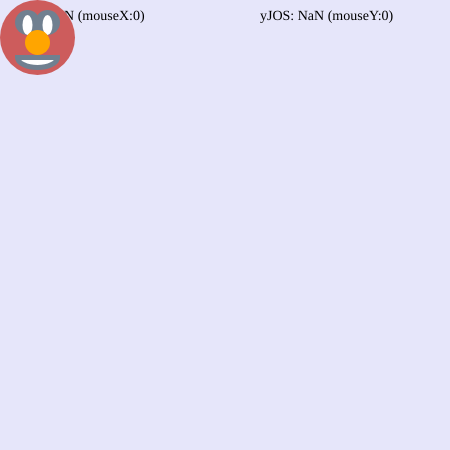
Frame 1 (no input)
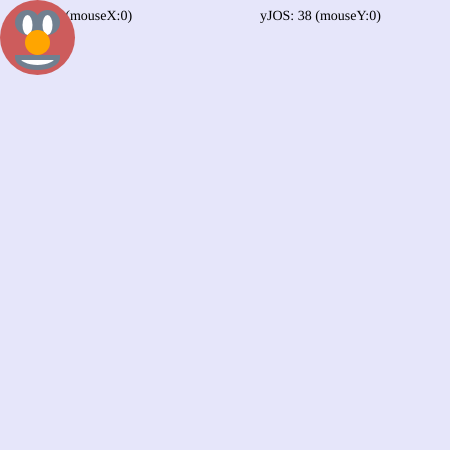
Frame 60 (no input)
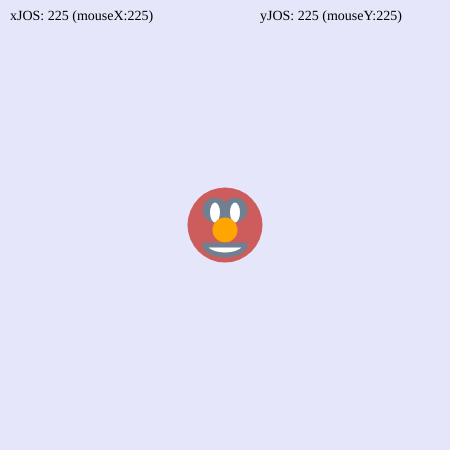
Frame 120 (the mouse pressed at the canvas centre since frame 60)

The p5.js sketch that drew these frames (run headless with seeded random() and noise() and a simulated clock; from frame 60 on, the mouse is pressed at the canvas centre):

// p5.js sketch
// ── sketch.js
let xJOS;
let yJOS;
let rJOS = 150;

function setup() {
  createCanvas(450,450);
  textFont("Verdana");
  textSize(14);
}

function draw() {
  background('lavender');
  fill('black');
  text("xJOS: " + round(xJOS) + " (mouseX:" + round(mouseX) + ")",10,20);
  text("yJOS: " + round(yJOS) + " (mouseY:" + round(mouseY) + ")",260,20);
  
  // Voor 73
//   xJOS = constrain(mouseX, rJOS/2, width-rJOS/2);
//   yJOS = constrain(mouseY, rJOS/2, height-rJOS/2)
  // Na 73, accounting for scaling
  xJOS = constrain(mouseX, rJOS/4, width-rJOS/4);
  yJOS = constrain(mouseY, rJOS/4, width-rJOS/4); 

  translate(xJOS,yJOS);

  // in de volgende regels wordt JOS getekend

  push();
  scale(.5);
  noStroke();
  fill('indianred');
  ellipse(0,0,rJOS);
  fill('slategray');
  ellipse(-20,-30,50);
  ellipse(20,-30,50);
  fill('white');
  ellipse(-20,-25,20,40);
  ellipse(20,-25,20,40);
  fill('orange');
  ellipse(0,10,50);
  stroke('slategray');
  strokeWeight(10);
  fill('white');
  arc(0, 40, 80, 40, 0, PI, CHORD);
  pop();
  // einde tekenen JOS
  
}

// 70. In regel 27 kan je zien hoe groot JOS is.
// 72. JOS volgt de muis niet meer goed, maar hij is wel 50% kleiner geworden.
// 73. Nee want de radius van JOS is nog niet hetzelfde
